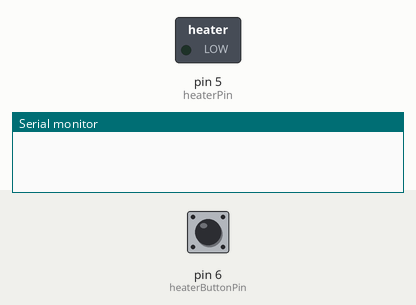
Simulated run of this sketch. Board: Arduino Uno, built with avr-gcc and run on an emulated ATmega328P. Shown: switched loads named in the sketch (green lamp = pin HIGH), the last lines printed to the serial monitor. The test bench sets the inputs (shaded band); at power-on: pin 6 (heaterButtonPin) HIGH.

Above: at 1.2 s.
1.3 s: pin 6 (heaterButtonPin) pulled LOW for 0.15 s
At 1.9 s:
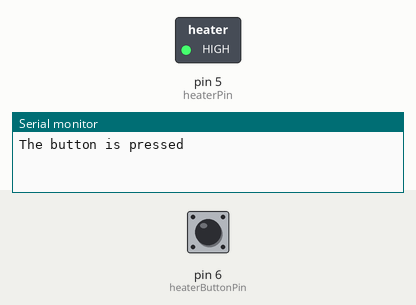
2.9 s: pin 6 (heaterButtonPin) pulled LOW for 1 s
At 4.3 s:
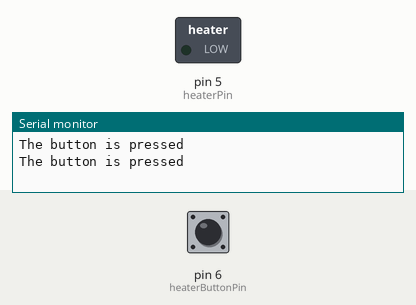
5.4 s: pin 6 (heaterButtonPin) pulled LOW for 3.2 s
At 6.2 s:
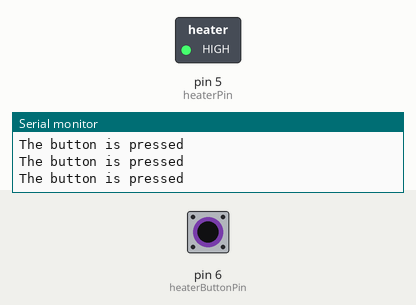
Timing chart, 0 to 8.4 s (numbered marks = the images above; inputs shaded):
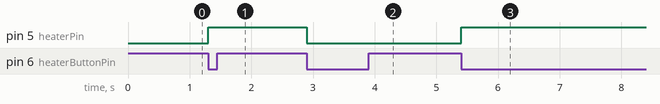

Measured:
- after the input at 1.3 s, pin 5 (heaterPin): LOW → HIGH at once
- after the input at 2.9 s, pin 5 (heaterPin): HIGH → LOW at once
- after the input at 5.4 s, pin 5 (heaterPin): LOW → HIGH at once

The sketch:

buzzer_switch.ino
```cpp
// Arduino pin connected to button's pin
const int heaterButtonPin = 6;
// Arduino pin connected to LED's pin
const int heaterPin    = 5;

// the current state of LED
int heaterState = LOW;
// the previous state of button
int lastButtonState;
// the current state of button
int currentButtonState;

void setup() {
  // initialize serial
  Serial.begin(9600);
  // set arduino pin to input pull-up mode
  pinMode(heaterButtonPin, INPUT_PULLUP);
  // set arduino pin to output mode
  pinMode(heaterPin, OUTPUT);

  currentButtonState = digitalRead(heaterButtonPin);
}

void loop() {
  // save the last state
  lastButtonState    = currentButtonState;
  // read new state
  currentButtonState = digitalRead(heaterButtonPin);

  if(lastButtonState == HIGH && currentButtonState == LOW) {
    Serial.println("The button is pressed");

    // toggle state of LED
    heaterState = !heaterState;

    // control LED arccoding to the toggled state
    digitalWrite(heaterPin, heaterState);
  }
}
```
